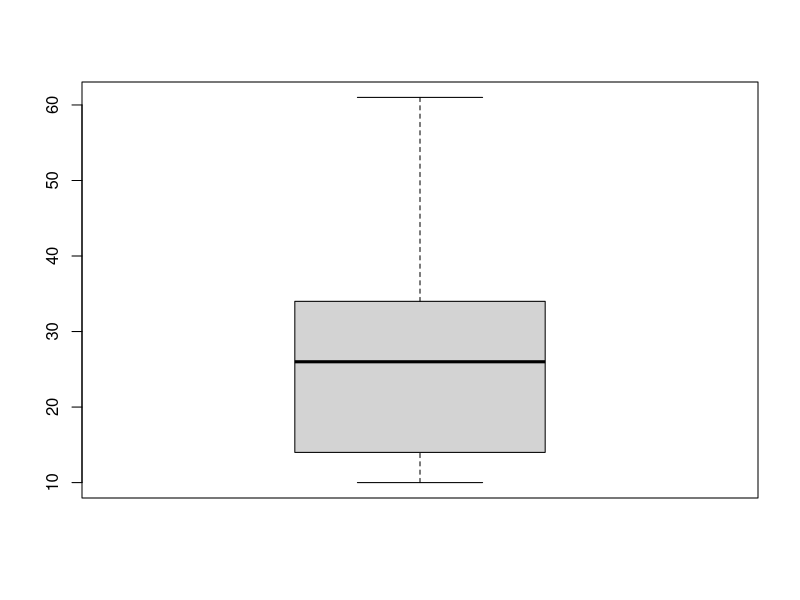
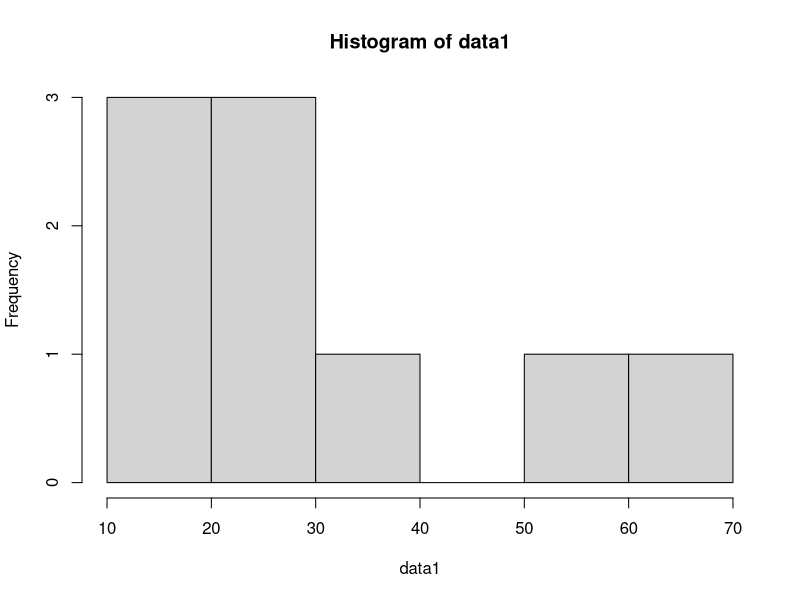

Write R code to recreate these figures, in order.
## ---- chunk 1

data1 <- c(10, 23,14,12,34,26,28,58,61)

## ---- chunk 2
mean(data1)

## ---- chunk 3

boxplot(data1)

## ---- chunk 4
hist(data1)
